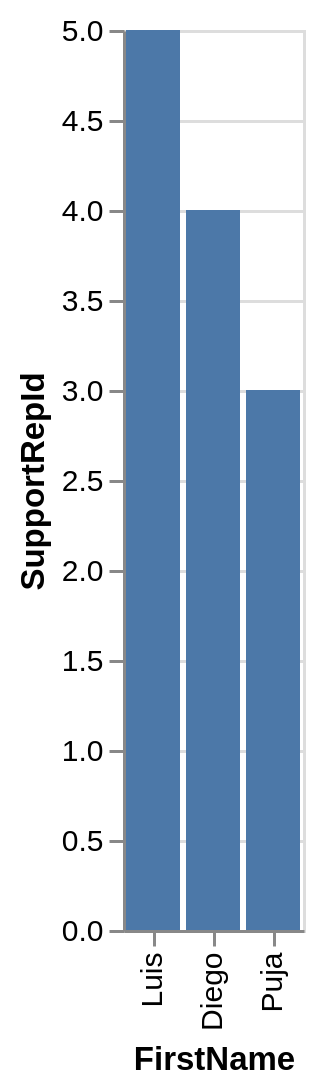

Source (Vega-Lite JSON):
### Vega-Lite specification from a JSON file in a GitHub repository (floating-point values rounded to 4 significant figures)
{"data": {"values": [{"x_data": "Puja", "y_data": 3}, {"x_data": "Diego", "y_data": 4}, {"x_data": "Luis", "y_data": 5}]}, "mark": "bar", "encoding": {"x": {"field": "x_data", "type": "nominal", "title": "FirstName", "sort": {"op": "sum", "field": "y_data", "order": "descending"}}, "y": {"field": "y_data", "type": "quantitative", "title": "SupportRepId"}}}
